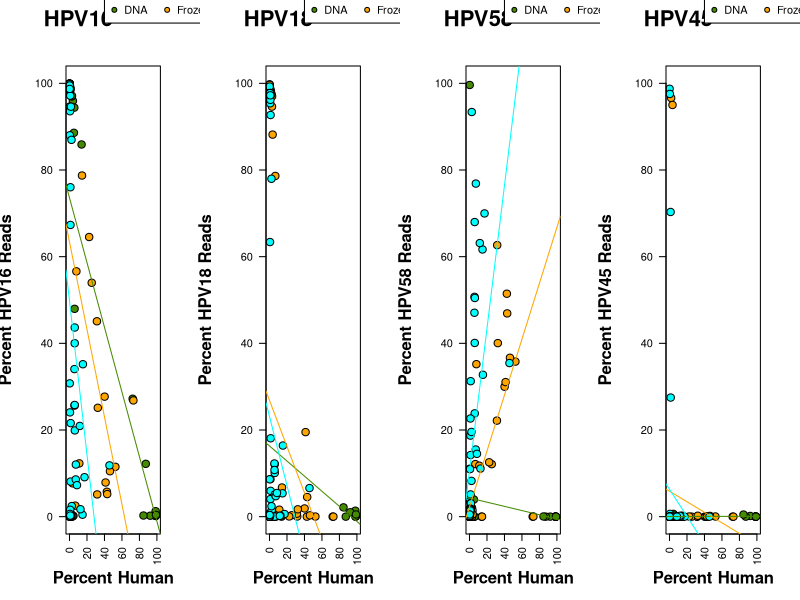

This chart was generated by the following R code:
count.to.ab = function(counts, total){
	return(100*(counts/total))
}#end def count.to.ab

count.table = read.table("Public_Input_Files/PE_HPVtype_counts_final_names.txt",head=T, sep="\t")
total.counts = as.numeric(count.table[count.table$HPV.type == "TOTAL",2:ncol(count.table)])
count.mat = count.table[1:(nrow(count.table)-2),2:ncol(count.table)]
rownames(count.mat) = count.table$HPV.type[1:(nrow(count.table)-2)]

meta.table = read.table("Selected_Output_Files/combined_genotype_with_year_and_ethnicity.txt", head=T, sep="\t")
percent.human = as.character(meta.table$human.percent[match(names(count.mat), meta.table$SAMPLEID)])
percent.human = gsub("\\%","",percent.human)
percent.human = as.numeric(percent.human)

batch = as.character(meta.table$batch)
batch[batch == "161007"] = "DNA"
batch[batch == "161206"] = "Frozen"
batch[batch == "170118"] = "FFPE"
batch = factor(as.character(batch), levels=c("DNA","Frozen","FFPE"))
batch = batch[match(names(count.mat), meta.table$SAMPLEID)]

color.palette = c("chartreuse4","orange","cyan")
group.levels = levels(batch)
labelColors = rep("black",times=length(batch))
for (i in 1:length(group.levels)){
	labelColors[batch == as.character(group.levels[i])] = color.palette[i]
}#end for (i in 1:length(group.levels))


ab.mat = t(apply(count.mat, 1, count.to.ab, total=total.counts))

selected.HPV = c("HPV16","HPV18","HPV58","HPV45")

#useDingbats=TRUE by default...testing for AI compatibility
pdf("to_AI/Figure1b.pdf", width=7, height=2.2, pointsize=1, useDingbats=FALSE)
par(mfcol=c(1,4))
for (i in 1:length(selected.HPV)){
	plot.type = selected.HPV[i]
	print(plot.type)
	subtype.freq = as.numeric(ab.mat[rownames(ab.mat) == plot.type,])
	par(mar=c(5,5,5,3))
	plot(percent.human, subtype.freq,
		pch=21, col="black", bg=labelColors,
		xlim=c(0,100), ylim=c(0,100), las=2, lwd=1,
		main = "", cex=1.5, cex.main=1, cex.axis=1,cex.lab=1,
		xlab = "", ylab="")
	mtext("Percent Human",1, cex=1, padj=3, font=2)
	mtext(paste("Percent ",plot.type," Reads",sep=""),2, cex=1, padj=-4, font=2)
	DNA.freq = subtype.freq[batch == "DNA"]
	DNA.percent.human = percent.human[batch == "DNA"]
	frozen.freq = subtype.freq[batch == "Frozen"]
	frozen.percent.human = percent.human[batch == "Frozen"]
	FFPE.freq = subtype.freq[batch == "FFPE"]
	FFPE.percent.human = percent.human[batch == "FFPE"]
	
	cor.coef = cor(DNA.freq, DNA.percent.human)
	fit=lm(DNA.freq~ DNA.percent.human)
	result = summary(fit)
	pvalue = result$coefficients[2,4]
	print("DNA")
	print(paste("r= ",round(cor.coef,digits=2),", lm p-value = ",signif(pvalue, digits=2),sep=""))
	abline(fit,col=color.palette[1])
	
	cor.coef = cor(frozen.freq,frozen.percent.human)
	fit=lm(frozen.freq~ frozen.percent.human)
	result = summary(fit)
	pvalue = result$coefficients[2,4]
	print("Frozen")
	print(paste("r= ",round(cor.coef,digits=2),", lm p-value = ",signif(pvalue, digits=2),sep=""))	
	abline(lm(fit),col=color.palette[2])
	
	cor.coef = cor(FFPE.freq,FFPE.percent.human)
	fit=lm(FFPE.freq~ FFPE.percent.human)
	result = summary(fit)
	pvalue = result$coefficients[2,4]
	print("FFPE")
	print(paste("r= ",round(cor.coef,digits=2),", lm p-value = ",signif(pvalue, digits=2),sep=""))		
	abline(lm(fit),col=color.palette[3])
	text(10,115, labels=plot.type, xpd=T, cex=2, font=2)
	legend(40,120, legend = group.levels, col ="black", pt.bg=color.palette,
			ncol=3, pch=21,xpd=T, cex=1, inset=-0.4)
}#end for (i in 1:nrow(ab.table))
dev.off()